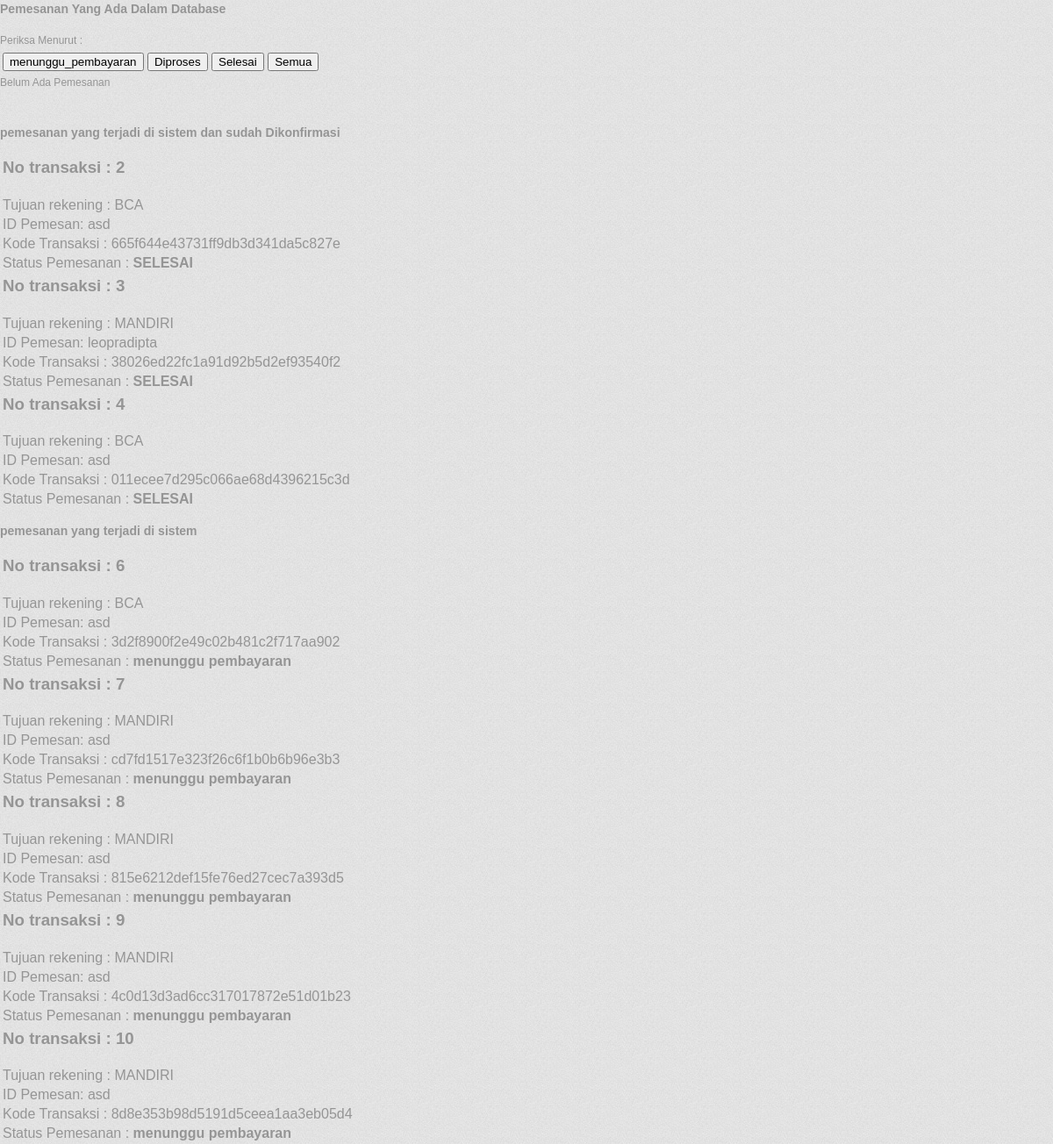
/admin/halaman/cek_belum_bayar.php, run on an earlier commit of the app's database.
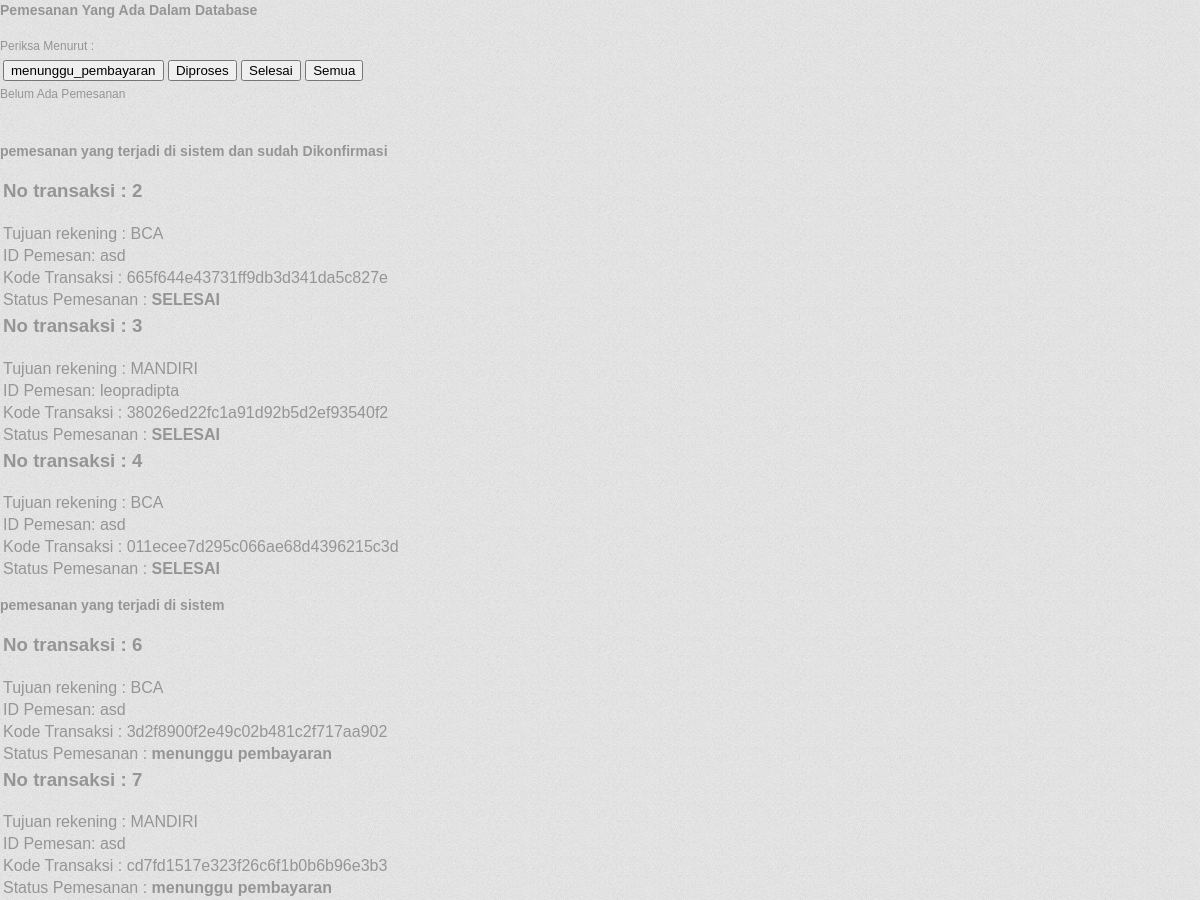
And on a later commit of the database.
### tables this page shows
CREATE TABLE IF NOT EXISTS `pemesanan` (
  `no` bigint(20) unsigned NOT NULL AUTO_INCREMENT,
  `kode` varchar(31) NOT NULL,
  `tanggal_disisipkan` datetime NOT NULL DEFAULT '0000-00-00 00:00:00',
  `oleh_pengguna` bigint(20) unsigned NOT NULL,
  `nama_penerima` varchar(63) NOT NULL DEFAULT '',
  `alamat_pengiriman` text NOT NULL,
  `kota_pengiriman` bigint(20) unsigned NOT NULL,
  `telepon_penerima` varchar(31) NOT NULL DEFAULT '',
  `berat_keseluruhan` double NOT NULL DEFAULT '0',
  `tarif_pengiriman` bigint(20) unsigned NOT NULL,
  `biaya_pengiriman` double NOT NULL DEFAULT '0',
  `harga_keseluruhan` double NOT NULL DEFAULT '0',
  `metode_pembayaran` bigint(20) unsigned NOT NULL,
  `status_pemesanan` bigint(20) unsigned NOT NULL,
  `pesan` text NOT NULL,
  PRIMARY KEY (`no`),
  UNIQUE KEY `kode` (`kode`),
  KEY `oleh_pengguna` (`oleh_pengguna`),
  KEY `metode_pembayaran` (`metode_pembayaran`),
  KEY `status_pemesanan` (`status_pemesanan`),
  KEY `tarif_pengiriman` (`tarif_pengiriman`),
  KEY `kota_pengiriman` (`kota_pengiriman`)
);

CREATE TABLE IF NOT EXISTS `pengguna` (
  `no` bigint(20) unsigned NOT NULL AUTO_INCREMENT COMMENT 'no sebagai PK',
  `kode` varchar(31) NOT NULL DEFAULT '' COMMENT 'kode merupakan username, yang digunakan sebagai alternatif PK',
  `nama` varchar(63) NOT NULL DEFAULT '' COMMENT 'nama tidak unik, memungkinkan nama yang sama',
  `kata_kunci` varchar(63) NOT NULL DEFAULT '' COMMENT 'kata_kunci merupakan password',
  `alamat` text NOT NULL,
  `kode_pos` varchar(5) NOT NULL,
  `email` varchar(63) NOT NULL DEFAULT '',
  `kota` bigint(20) unsigned NOT NULL,
  `telepon` varchar(31) NOT NULL DEFAULT '',
  `tanggal_disisipkan` datetime NOT NULL DEFAULT '0000-00-00 00:00:00' COMMENT 'tanggal_disisipkan merupakan tanggal dimana data dimasukkan',
  `jenis_pengguna` bigint(20) unsigned NOT NULL,
  `status_akses` enum('DIPERBOLEHKAN','DITOLAK') NOT NULL DEFAULT 'DIPERBOLEHKAN' COMMENT 'status_akses menandai pengguna tersebut bisa akses ke sistem atau tidak tanpa menghapus rekord',
  PRIMARY KEY (`no`),
  UNIQUE KEY `kode` (`kode`),
  KEY `jenis_pengguna` (`jenis_pengguna`),
  KEY `kota` (`kota`)
);

### admin/halaman/cek_belum_bayar.php (the view, shortened to what this page needs)
<form method="post" action="index.php?halaman=cek_belum_bayar">
    <table>
    <h3>
        Pemesanan Yang Ada Dalam Database
    </h3>
        <tr>
            <td>
                <input type="button" value="menunggu_pembayaran" name="cek" />
                <input type="button" value="Diproses" name="cek" />
                <input type="button" value="Selesai" name="cek" />
                <input type="button" value="Semua" name="cek" />
            </td>
        </tr>
    </table>
</form>
<?php
$sql = mysql_query("SELECT * FROM pemesanan WHERE status_pemesanan = '2'");
$productCount = mysql_num_rows($sql);
if ($productCount > 0)
    { ?>
    <head>
        <meta http-equiv="Content-Type" content="text/html; charset=utf-8" />
            <title>Transaksi</title>
                <link rel="stylesheet" href="../style.css" type="text/css" media="screen" />
    </head>
    <h3>
        pemesanan yang terjadi di sistem
    </h3>
<?php
        while ($row = mysql_fetch_array($sql)): ?>
        <table  width="50%" border="0" >
            <tr>
                <td>
                    <h3>No transaksi : <?php echo $no = $row["no"] ?></h3>
                </td>
            </tr>
            <tr>
                <td>
                    Tujuan rekening : <?php $bank = $row["metode_pembayaran"];
                                            if ($bank == 1)
                                            {
                                                echo "BCA";
                                            }
                                            else
                                            {
                                                echo "MANDIRI";
                                            }?>
                </td>
            </tr>
            <tr>
                <td>
                    ID Pemesan: <?php $user = $row["oleh_pengguna"];
                                        $sql55 = mysql_query("SELECT * FROM pengguna WHERE no='$user'");
                                        while ($row56 = mysql_fetch_assoc($sql55))
                                        {
                                            echo $row56["kode"];
                                        } ?>
                </td>
            </tr>
            <tr>
                <td>
                    Kode Transaksi : <?php $kode4 = $row["kode"]; echo $kode4; ?>
                </td>
            </tr>
            <tr>
                <td>
                    Status Pemesanan :<b> <?php $dataku = $row["status_pemesanan"];
                                                    if ($dataku == 1)
                                                    {
                                                        echo "menunggu pembayaran";
                                                    }
                                                    elseif ($dataku == 2)
                                                    {
                                                        echo "sedang diproses";
                                                    }
                                                    elseif ($dataku == 3)
                                                    {
                                                        echo "SELESAI";
                                                    } ?></b>
                </td>
            </tr>
        </table>
        <?php endwhile;
    }
    else
    {
        echo "Belum Ada Pemesanan";
    }
?>
<?php
$sql = mysql_query("SELECT * FROM pemesanan WHERE status_pemesanan = '3'");
$productCount = mysql_num_rows($sql);
if ($productCount > 0)
    { ?>
    <head>
                <link rel="stylesheet" href="../style.css" type="text/css" media="screen" />
    </head>
    <h3>
        pemesanan yang terjadi di sistem dan sudah Dikonfirmasi
    </h3>
<?php
        while ($row = mysql_fetch_array($sql)): ?>
        <table  width="50%" border="0" >
            <tr>
                <td>
                    <h3>No transaksi : <?php echo $no = $row["no"] ?></h3>
                </td>
            </tr>
            <tr>
                <td>
                    Tujuan rekening : <?php $bank = $row["metode_pembayaran"];
                                            if ($bank == 1)
                                            {
                                                echo "BCA";
                                            }
                                            else
                                            {
                                                echo "MANDIRI";
                                            }?>
                </td>
            </tr>
            <tr>
                <td>
                    ID Pemesan: <?php $user = $row["oleh_pengguna"];
                                        $sql55 = mysql_query("SELECT * FROM pengguna WHERE no='$user'");
                                        while ($row56 = mysql_fetch_assoc($sql55))
                                        {
                                            echo $row56["kode"];
                                        } ?>
                </td>
            </tr>
            <tr>
                <td>
                    Kode Transaksi : <?php $kode4 = $row["kode"]; echo $kode4; ?>
                </td>
            </tr>
            <tr>
                <td>
                    Status Pemesanan :<b> <?php $dataku = $row["status_pemesanan"];
                                                    if ($dataku == 1)
                                                    {
                                                        echo "menunggu pembayaran";
                                                    }
                                                    elseif ($dataku == 2)
                                                    {
                                                        echo "sedang diproses";
                                                    }
                                                    elseif ($dataku == 3)
                                                    {
                                                        echo "SELESAI";
                                                    } ?></b>
                </td>
            </tr>
        </table>
        <?php endwhile;
    }
    else
    {
        echo "Belum Ada Pemesanan";
    }
$sql = mysql_query("SELECT * FROM pemesanan WHERE status_pemesanan = '1'");
$productCount = mysql_num_rows($sql);
if ($productCount > 0)
    { ?>
    <head>
                <link rel="stylesheet" href="../style.css" type="text/css" media="screen" />
    </head>
    <h3>
        pemesanan yang terjadi di sistem
    </h3>
<?php
        while ($row = mysql_fetch_array($sql)): ?>
        <table  width="50%" border="0" >
            <tr>
                <td>
                    <h3>No transaksi : <?php echo $no = $row["no"] ?></h3>
                </td>
            </tr>
            <tr>
                <td>
                    Tujuan rekening : <?php $bank = $row["metode_pembayaran"];
                                            if ($bank == 1)
                                            {
                                                echo "BCA";
                                            }
                                            else
                                            {
                                                echo "MANDIRI";
                                            }?>
                </td>
            </tr>
            <tr>
                <td>
                    ID Pemesan: <?php $user = $row["oleh_pengguna"];
                                        $sql55 = mysql_query("SELECT * FROM pengguna WHERE no='$user'");
                                        while ($row56 = mysql_fetch_assoc($sql55))
                                        {
                                            echo $row56["kode"];
                                        } ?>
                </td>
            </tr>
            <tr>
                <td>
                    Kode Transaksi : <?php $kode4 = $row["kode"]; echo $kode4; ?>
                </td>
            </tr>
            <tr>
                <td>
                    Status Pemesanan :<b> <?php $dataku = $row["status_pemesanan"];
                                                    if ($dataku == 1)
                                                    {
                                                        echo "menunggu pembayaran";
                                                    }
                                                    elseif ($dataku == 2)
                                                    {
                                                        echo "sedang diproses";
                                                    }
                                                    elseif ($dataku == 3)
                                                    {
                                                        echo "SELESAI";
                                                    } ?></b>
                </td>
            </tr>
        </table>
        <?php endwhile;
    }
    else
    {
        echo "Belum Ada Pemesanan";
    }
?>

### style/style.css (style rules this page uses)
.header, .content, .menu_nav, .fbg, .footer, form, ol, ol li, ul, .content .mainbar, .content .sidebar { margin:0; padding:0; }

What changed in the data, as far as the page shows it:
removed pemesanan: no "8", shows "MANDIRI", kode "815e6212def15fe76ed27cec7a393d5", shows "menunggu pembayaran", pengguna (kode "asd"), shown under "pemesanan yang terjadi di sistem"
removed pemesanan: no "9", shows "MANDIRI", kode "4c0d13d3ad6cc317017872e51d01b23", shows "menunggu pembayaran", pengguna (kode "asd"), shown under "pemesanan yang terjadi di sistem"
removed pemesanan: no "10", shows "MANDIRI", kode "8d8e353b98d5191d5ceea1aa3eb05d4", shows "menunggu pembayaran", pengguna (kode "asd"), shown under "pemesanan yang terjadi di sistem"
